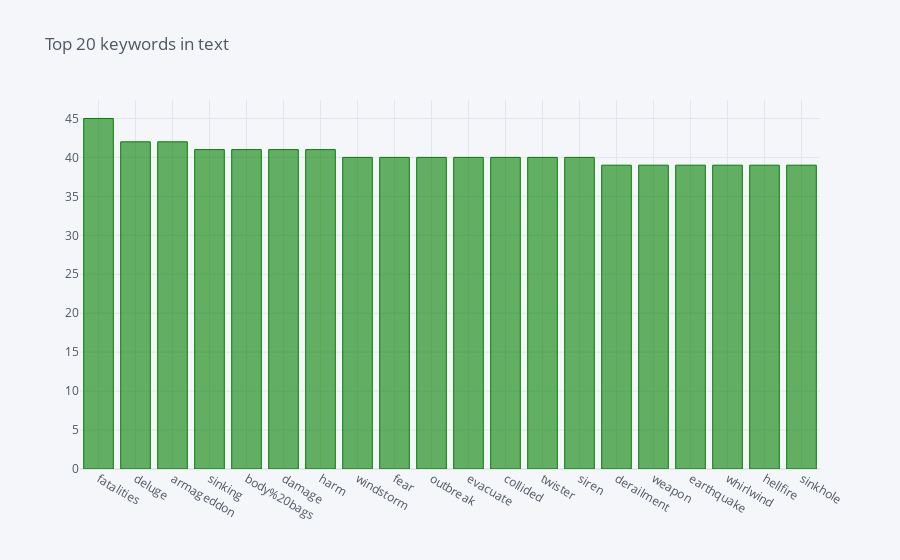

The code cell stored with this chart in its notebook:
### Code cell
train.keyword.value_counts()[:20].iplot(kind='bar', title='Top 20 keywords in text', color='green')

### Figure 1 — Plotly figure (JSON) as saved in the notebook; plotly's stock layout.template omitted (floating-point values rounded to 4 significant figures)
{"data": [{"marker": {"color": "rgba(0, 128, 0, 0.6)", "line": {"color": "rgba(0, 128, 0, 1.0)", "width": 1}}, "name": "keyword", "orientation": "v", "text": "", "type": "bar", "x": ["fatalities", "deluge", "armageddon", "sinking", "body%20bags", "damage", "harm", "windstorm", "fear", "outbreak", "evacuate", "collided", "twister", "siren", "derailment", "weapon", "earthquake", "whirlwind", "hellfire", "sinkhole"], "y": [45, 42, 42, 41, 41, 41, 41, 40, 40, 40, 40, 40, 40, 40, 39, 39, 39, 39, 39, 39]}], "layout": {"legend": {"bgcolor": "#F5F6F9", "font": {"color": "#4D5663"}}, "paper_bgcolor": "#F5F6F9", "plot_bgcolor": "#F5F6F9", "title": {"font": {"color": "#4D5663"}, "text": "Top 20 keywords in text"}, "xaxis": {"gridcolor": "#E1E5ED", "showgrid": true, "tickfont": {"color": "#4D5663"}, "title": {"font": {"color": "#4D5663"}, "text": ""}, "zerolinecolor": "#E1E5ED"}, "yaxis": {"gridcolor": "#E1E5ED", "showgrid": true, "tickfont": {"color": "#4D5663"}, "title": {"font": {"color": "#4D5663"}, "text": ""}, "zerolinecolor": "#E1E5ED"}}}
